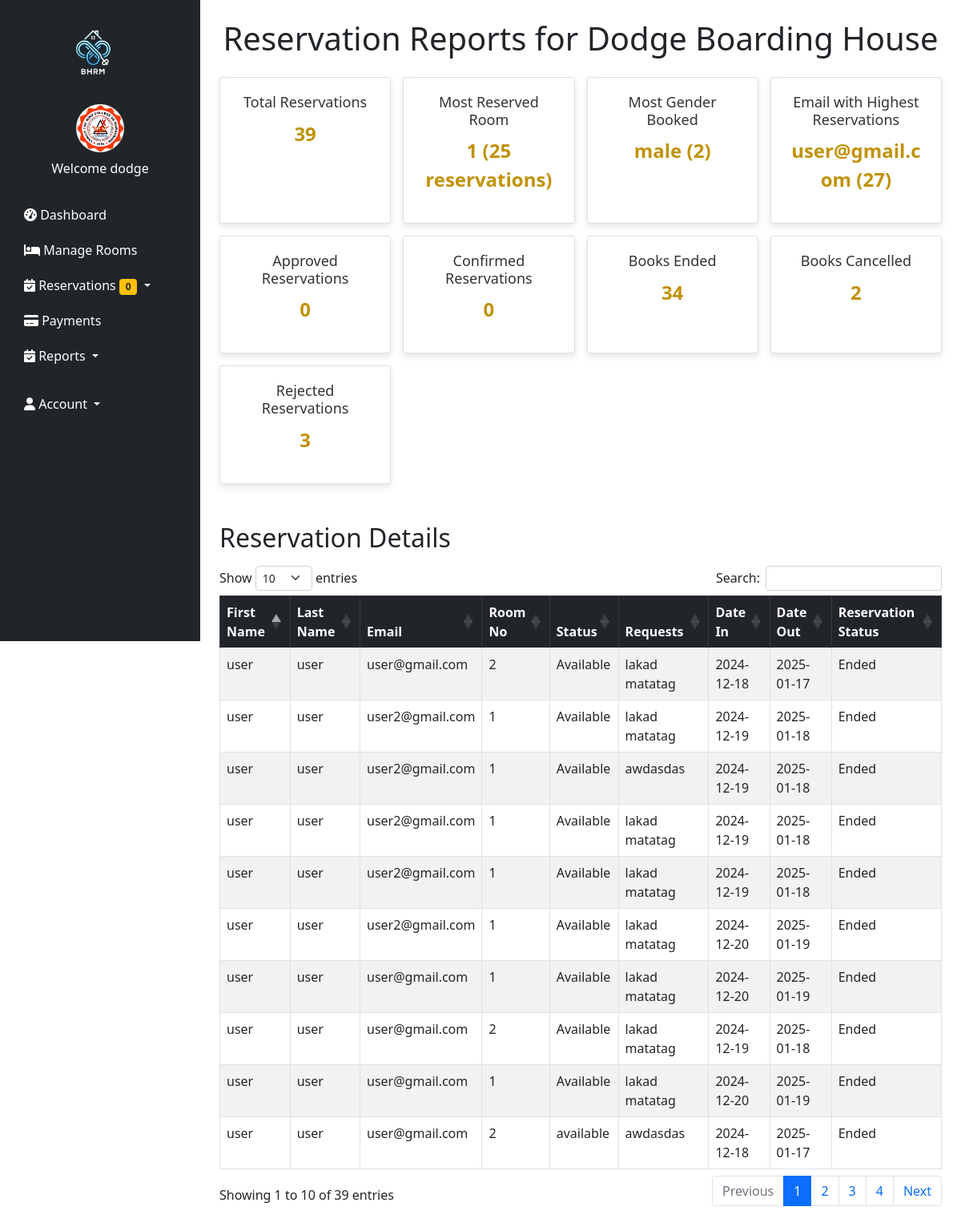
Screenshot of /reportsreservation.php (signed in) with the database file from the repository.
### tables this page shows
CREATE TABLE `users` (
  `id` int(11) NOT NULL,
  `image` varchar(255) NOT NULL,
  `fname` varchar(50) NOT NULL,
  `lname` varchar(50) NOT NULL,
  `gender` varchar(255) NOT NULL,
  `uname` varchar(50) NOT NULL,
  `pass` varchar(50) NOT NULL,
  `role` varchar(50) NOT NULL,
  `hname` varchar(255) NOT NULL
);

CREATE TABLE `reservation` (
  `id` int(255) NOT NULL,
  `image` varchar(255) NOT NULL,
  `fname` varchar(255) NOT NULL,
  `lname` varchar(255) NOT NULL,
  `email` varchar(255) NOT NULL,
  `gender` varchar(255) NOT NULL,
  `date_in` date DEFAULT NULL,
  `date_out` date DEFAULT NULL,
  `tenant_status` varchar(255) NOT NULL,
  `addons` varchar(255) NOT NULL,
  `room_no` int(255) NOT NULL,
  `capacity` int(255) NOT NULL,
  `room_slot` varchar(255) NOT NULL,
  `current_tenant` int(255) NOT NULL,
  `amenities` varchar(255) NOT NULL,
  `tenant_type` varchar(255) NOT NULL,
  `room_floor` varchar(255) NOT NULL,
  `price` int(255) NOT NULL,
  `status` varchar(255) NOT NULL,
  `payment` int(255) NOT NULL,
  `pay_stat` varchar(255) NOT NULL,
  `pay_date` date DEFAULT NULL,
  `res_stat` varchar(255) NOT NULL,
  `res_duration` varchar(255) NOT NULL,
  `res_reason` varchar(255) NOT NULL,
  `hname` varchar(255) NOT NULL,
  `owner` varchar(255) NOT NULL
);

### reportsreservation.php (the view, shortened to what this page needs)
<?php
include('php/connection.php');
$hname = $_SESSION['hname'];
$totalReservationsQuery = "SELECT COUNT(*) AS total_reservations FROM reservation WHERE hname = '$hname'";
$totalReservationsResult = mysqli_query($conn, $totalReservationsQuery);
$totalReservations = mysqli_fetch_assoc($totalReservationsResult)['total_reservations'];
$mostReservedRoomQuery = "SELECT room_no, COUNT(room_no) AS count
                          FROM reservation
                          WHERE hname = '$hname'
                          GROUP BY room_no
                          ORDER BY count DESC LIMIT 1";
$mostReservedRoomResult = mysqli_query($conn, $mostReservedRoomQuery);
$mostReservedRoom = mysqli_fetch_assoc($mostReservedRoomResult);
$mostGenderReservedQuery = "
    SELECT gender, COUNT(*) AS count
    FROM (
        SELECT DISTINCT email, gender
        FROM reservation
        WHERE hname = '$hname'
    ) AS unique_genders
    GROUP BY gender
    ORDER BY count DESC
    LIMIT 1";
$mostGenderReservedResult = mysqli_query($conn, $mostGenderReservedQuery);
$mostGenderReserved = mysqli_fetch_assoc($mostGenderReservedResult);
$emailHighestReservationsQuery = "SELECT email, COUNT(email) AS count
                                  FROM reservation
                                  WHERE hname = '$hname'
                                  GROUP BY email
                                  ORDER BY count DESC LIMIT 1";
$emailHighestReservationsResult = mysqli_query($conn, $emailHighestReservationsQuery);
$emailHighestReservations = mysqli_fetch_assoc($emailHighestReservationsResult);
$reservationStatusQuery = "SELECT
                              SUM(res_stat = 'Approved') AS approved_count,
                              SUM(res_stat = 'Confirmed') AS confirm_count,
                              SUM(res_stat = 'Rejected') AS rejected_count,
                              SUM(res_stat = 'Ended') AS ended_count,
                              SUM(res_stat = 'Cancelled') AS cancelled_count
                           FROM reservation
                           WHERE hname = '$hname'";
$reservationStatusResult = mysqli_query($conn, $reservationStatusQuery);
$reservationStatusData = mysqli_fetch_assoc($reservationStatusResult);
$approvedCount = $reservationStatusData['approved_count'];
$confirmedCount = $reservationStatusData['confirm_count'];
$rejectedCount = $reservationStatusData['rejected_count'];
$endedCount = $reservationStatusData['ended_count'];
$cancelledCount = $reservationStatusData['cancelled_count'];
$reservationQuery = "SELECT * FROM reservation WHERE hname = '$hname' ORDER BY id DESC";
$reservationResult = mysqli_query($conn, $reservationQuery);
?>
<!DOCTYPE html>
<html lang="en">
<head>
    <link href="https://cdn.jsdelivr.net/npm/bootstrap@5.3.0/dist/css/bootstrap.min.css" rel="stylesheet">
    <link rel="stylesheet" href="https://cdn.datatables.net/1.13.5/css/dataTables.bootstrap5.min.css">
</head>
<body>
    <?php include 'navigationbar.php'; ?>
    <div class="container my-4">
        <h1 class="text-center mb-4">Reservation Reports for <?php echo $hname; ?></h1>
        <div class="summary">
            <div class="card">
                <h5>Total Reservations</h5>
                <p><?php echo $totalReservations; ?></p>
            </div>
            <div class="card">
                <h5>Most Reserved Room</h5>
                <p><?php echo $mostReservedRoom['room_no'] . ' (' . $mostReservedRoom['count'] . ' reservations)'; ?></p>
            </div>
            <div class="card">
                <h5>Most Gender Booked</h5>
                <p><?php echo $mostGenderReserved['gender'] . ' (' . $mostGenderReserved['count'] . ')'; ?></p>
            </div>
            <div class="card">
                <h5>Email with Highest Reservations</h5>
                <p><?php echo $emailHighestReservations['email'] . ' (' . $emailHighestReservations['count'] . ')'; ?></p>
            </div>
            <div class="card">
                <h5>Approved Reservations</h5>
                <p><?php echo $approvedCount; ?></p>
            </div>
            <div class="card">
                <h5>Confirmed Reservations</h5>
                <p><?php echo $confirmedCount; ?></p>
            </div>
            <div class="card">
                <h5>Books Ended</h5>
                <p><?php echo $endedCount; ?></p>
            </div>
            <div class="card">
                <h5>Books Cancelled</h5>
                <p><?php echo $cancelledCount; ?></p>
            </div>
            <div class="card">
                <h5>Rejected Reservations</h5>
                <p><?php echo $rejectedCount; ?></p>
            </div>
        </div>
        <div class="mt-5">
            <h2 class="mb-3">Reservation Details</h2>
            <div class="table-responsive">
                <table id="reservationTable" class="table table-striped table-bordered">
                    <thead class="table-dark">
                        <tr>
                            <th>First Name</th>
                            <th>Last Name</th>
                            <th>Email</th>
                            <th>Room No</th>
                            <th>Status</th>
                            <th>Requests</th>
                            <th>Date In</th>
                            <th>Date Out</th>
                            <th>Reservation Status</th>
                        </tr>
                    </thead>
                    <tbody>
                        <?php while ($reservation = mysqli_fetch_assoc($reservationResult)) { ?>
                            <tr>
                                <td><?php echo $reservation['fname']; ?></td>
                                <td><?php echo $reservation['lname']; ?></td>
                                <td><?php echo $reservation['email']; ?></td>
                                <td><?php echo $reservation['room_no']; ?></td>
                                <td><?php echo $reservation['status']; ?></td>
                                <td><?php echo $reservation['addons']; ?></td>
                                <td><?php echo $reservation['date_in']; ?></td>
                                <td><?php echo $reservation['date_out'] ?: 'N/A'; ?></td>
                                <td><?php echo $reservation['res_stat']; ?></td>
                            </tr>
                        <?php } ?>
                    </tbody>
                </table>
            </div>
        </div>
    </div>
</body>
</html>

### navigationbar.php (shortened to what this page needs)
<?php
require 'php/connection.php';
?>
<?php
        if(!empty($_SESSION['uname'])){
            $uname = $_SESSION['uname'];
            $query = "select * from users where uname = '$uname'";
            $result = mysqli_query($conn, $query);
            $fetch = mysqli_fetch_assoc($result);
        }
        $hname = $_SESSION['hname'];
        $query = "SELECT COUNT(*) AS new_reservations FROM reservation WHERE hname = '$hname' AND res_stat = 'Pending'";
        $result = mysqli_query($conn, $query);
        $row = mysqli_fetch_assoc($result);
        $newReservations = $row['new_reservations'];
    ?>
<!DOCTYPE html>
<html lang="en">
<head>
    <link href="https://cdn.jsdelivr.net/npm/bootstrap@5.0.2/dist/css/bootstrap.min.css" rel="stylesheet">
    <link href="https://cdnjs.cloudflare.com/ajax/libs/font-awesome/6.0.0-beta3/css/all.min.css" rel="stylesheet">
</head>
<body>
    <nav class="sidebar bg-dark">
        <div class="navbar-brand text-center">
            <img src="/bhrm-main/images/logo.png" alt="Logo">
        </div>
        <ul class="nav flex-column">
            <li class="nav-item text-center mb-4">
                <img class="rounded-circle mb-2" src="/bhrm-main/<?php echo $fetch['image'] ?? 'default.png'; ?>" alt="Profile" width="60" height="60">
                <span class="d-block text-white">Welcome <?php echo $fetch['fname'] ?? 'Guest'; ?></span>
            </li>
            <li class="nav-item">
                <a class="nav-link" href="/bhrm-main/dashboard.php">
                    <i class="fas fa-tachometer-alt"></i> Dashboard
                </a>
            </li>
            <li class="nav-item">
                <a class="nav-link" href="/bhrm-main/manageroom.php">
                    <i class="fas fa-bed"></i> Manage Rooms
                </a>
            </li>
            <li class="nav-item dropdown">
                <a class="nav-link dropdown-toggle" href="#" id="reservationMenu" role="button" data-bs-toggle="dropdown" aria-expanded="false">
                    <i class="fas fa-calendar-check"></i> Reservations <span class="badge bg-warning text-dark"><?php echo $newReservations; ?></span>
                </a>
            </li>
            <li class="nav-item">
                <a class="nav-link" href="/bhrm-main/payment.php">
                    <i class="fas fa-credit-card"></i> Payments
                </a>
            </li>
            <li class="nav-item dropdown">
                <a class="nav-link dropdown-toggle" href="#" id="reservationMenu" role="button" data-bs-toggle="dropdown" aria-expanded="false">
                    <i class="fas fa-calendar-check"></i> Reports
                </a>
            </li>
            <li class="nav-item dropdown mt-3">
                <a class="nav-link text-white dropdown-toggle" href="#" id="userMenu" role="button" data-bs-toggle="dropdown">
                    <i class="fas fa-user"></i> Account
                </a>
            </li>
        </ul>
    </nav>
</body>
</html>

### reportsreservation.php (style rules this page uses)
body { background-color: #f8f9fa; }
.summary { display: grid; grid-template-columns: repeat(auto-fit, minmax(200px, 1fr)); gap: 15px; margin: 20px 0; }
.card { text-align: center; padding: 20px; border-radius: 10px; background: #fff; box-shadow: 0 4px 8px rgba(0, 0, 0, 0.1); transition: transform 0.2s ease-in-out, box-shadow 0.2s ease-in-out; }
.card h5 { color: #333; font-size: 18px; margin-bottom: 10px; }
.card p { font-size: 24px; font-weight: bold; color: #c19206; }

### navigationbar.php (style rules this page uses)
body { margin-left: 250px; transition: margin-left 0.3s ease; background-color: white; }
.sidebar { position: fixed; top: 0; left: 0; height: 100vh; width: 250px; background-color: #343a40; padding: 20px 15px; z-index: 1000; overflow-y: auto; transition: all 0.3s ease; }
.sidebar .navbar-brand img { width: 80px; height: 80px; border-radius: 50%; margin-bottom: 20px; }
.sidebar .nav-link { color: white; display: block; font-size: 16px; padding: 10px 15px; border-radius: 5px; transition: all 0.3s ease; }

### rows the page displays
users: image (picture), fname "dodge"
reservation: fname "user", lname "user", email "user@gmail.com", room_no "2", status "Available", addons "lakad matatag", date_in "2024-12-18", date_out "2025-01-17", res_stat "Ended"
reservation: fname "user", lname "user", email "user2@gmail.com", room_no "1", status "Available", addons "lakad matatag", date_in "2024-12-19", date_out "2025-01-18", res_stat "Ended"
reservation: fname "user", lname "user", email "user2@gmail.com", room_no "1", status "Available", addons "awdasdas", date_in "2024-12-19", date_out "2025-01-18", res_stat "Ended"
reservation: fname "user", lname "user", email "user2@gmail.com", room_no "1", status "Available", addons "lakad matatag", date_in "2024-12-19", date_out "2025-01-18", res_stat "Ended"
reservation: fname "user", lname "user", email "user2@gmail.com", room_no "1", status "Available", addons "lakad matatag", date_in "2024-12-19", date_out "2025-01-18", res_stat "Ended"
reservation: fname "user", lname "user", email "user2@gmail.com", room_no "1", status "Available", addons "lakad matatag", date_in "2024-12-20", date_out "2025-01-19", res_stat "Ended"
reservation: fname "user", lname "user", email "user@gmail.com", room_no "1", status "Available", addons "lakad matatag", date_in "2024-12-20", date_out "2025-01-19", res_stat "Ended"
reservation: fname "user", lname "user", email "user@gmail.com", room_no "2", status "Available", addons "lakad matatag", date_in "2024-12-19", date_out "2025-01-18", res_stat "Ended"
reservation: fname "user", lname "user", email "user@gmail.com", room_no "1", status "Available", addons "lakad matatag", date_in "2024-12-20", date_out "2025-01-19", res_stat "Ended"
reservation: fname "user", lname "user", email "user@gmail.com", room_no "2", status "available", addons "awdasdas", date_in "2024-12-18", date_out "2025-01-17", res_stat "Ended"

### other values shown
$newReservations "0"
$hname "Dodge Boarding House"
$totalReservations "39"
$mostReservedRoom['room_no'] "1"
$mostReservedRoom['count'] "25"
$mostGenderReserved['gender'] "male"
$mostGenderReserved['count'] "2"
$emailHighestReservations['email'] "user@gmail.com"
$emailHighestReservations['count'] "27"
$approvedCount "0"
$confirmedCount "0"
$endedCount "34"
$cancelledCount "2"
$rejectedCount "3"
